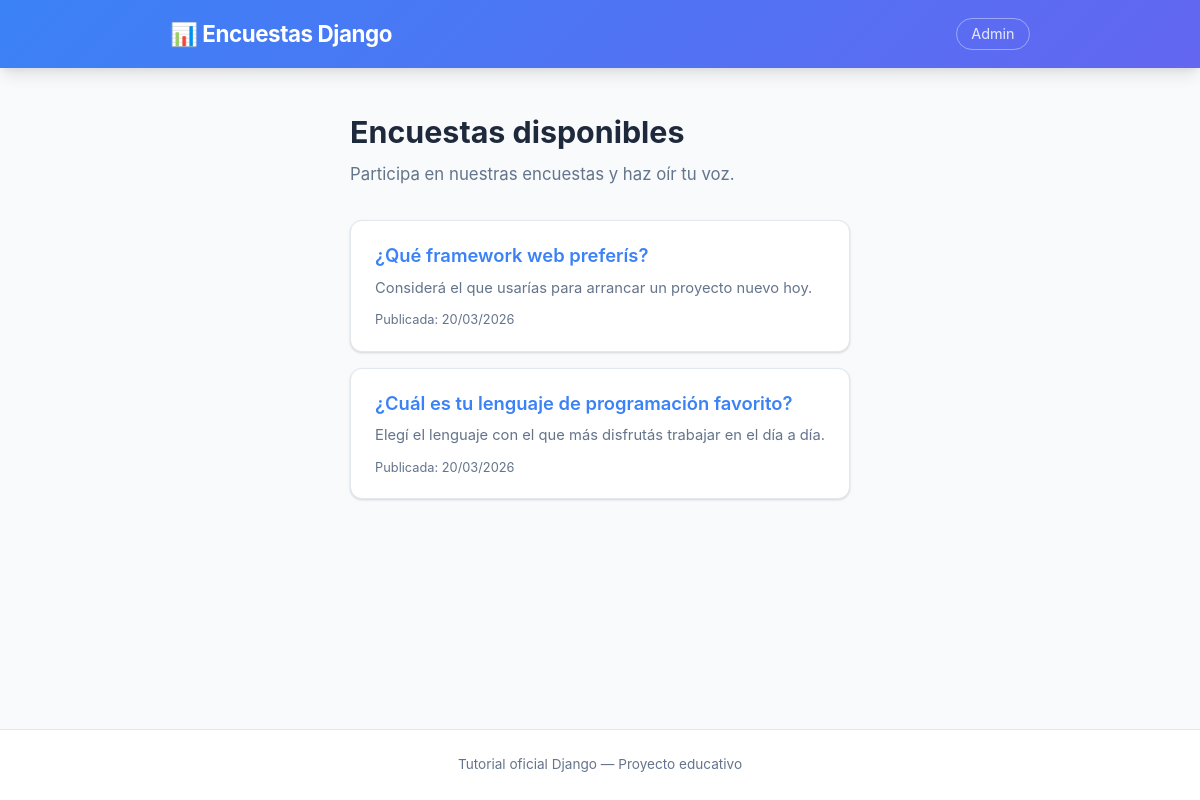
/polls/, run on an earlier commit of the app's database.
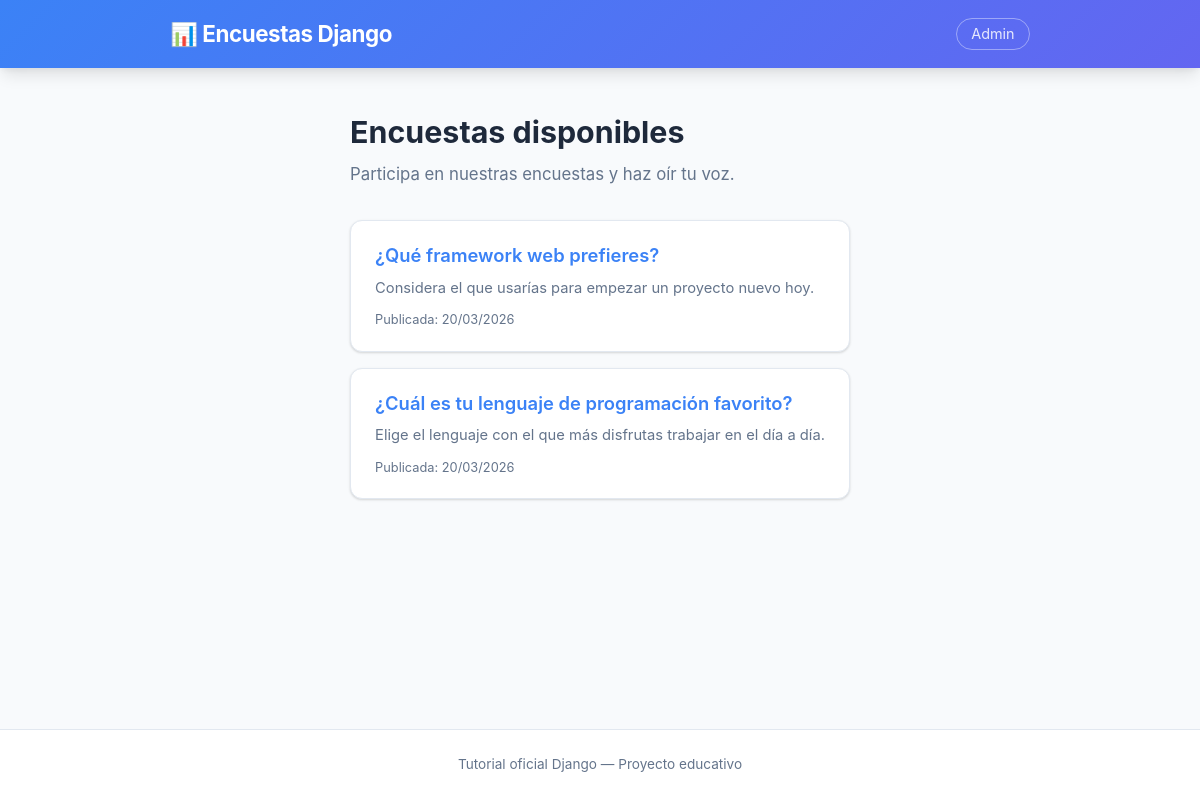
And on a later commit of the database.
### polls/models.py (models this page shows, shortened)
class Question(models.Model):
    question_text = models.CharField(max_length=200, verbose_name="Pregunta")
    description = models.TextField(
        blank=True,
        default="",
        verbose_name="Descripción",
        help_text="Descripción opcional para dar más contexto a la encuesta.",
    )
    pub_date = models.DateTimeField("Fecha de publicación")
    def was_published_recently(self):
        now = timezone.now()
        return now - datetime.timedelta(days=1) <= self.pub_date <= now
    was_published_recently.admin_order_field = "pub_date"
    was_published_recently.boolean = True
    was_published_recently.short_description = "¿Publicada recientemente?"

### polls/views.py (the view)
# urls.py: path("", views.IndexView.as_view(), name="index"),
class IndexView(generic.ListView):
    template_name = "polls/index.html"
    context_object_name = "latest_question_list"
    def get_queryset(self):
        return Question.objects.filter(pub_date__lte=timezone.now()).order_by("-pub_date")[:5]

### polls/templates/polls/index.html (shortened to what this page needs)
{% extends "polls/base.html" %}
{% block content %}
<div class="page-header">
    <h1>Encuestas disponibles</h1>
    <p class="subtitle">Participa en nuestras encuestas y haz oír tu voz.</p>
</div>
{% if latest_question_list %}
    <ul class="question-list">
        {% for question in latest_question_list %}
        <li class="question-card">
            <a href="{% url 'polls:detail' question.id %}" class="question-link">
                {{ question.question_text }}
            </a>
            {% if question.description %}
                <p class="question-description">{{ question.description }}</p>
            {% endif %}
            <span class="question-date">Publicada: {{ question.pub_date|date:"d/m/Y" }}</span>
        </li>
        {% endfor %}
    </ul>
{% else %}
    <div class="empty-state">
        <p>No hay encuestas disponibles por el momento.</p>
    </div>
{% endif %}
{% endblock %}

### polls/templates/polls/base.html (shortened to what this page needs)
{% load static %}
<!DOCTYPE html>
<html lang="es">
<head>
    <link rel="stylesheet" href="{% static 'polls/style.css' %}">
</head>
<body>
    <header class="site-header">
        <div class="header-inner">
            <a href="{% url 'polls:index' %}" class="site-title">📊 Encuestas Django</a>
            <nav>
                <a href="/admin/" class="nav-link">Admin</a>
            </nav>
        </div>
    </header>
    <main class="container">
        {% block content %}{% endblock %}
    </main>
    <footer class="site-footer">
        <p>Tutorial oficial Django &mdash; Proyecto educativo</p>
    </footer>
</body>
</html>

### polls/static/polls/style.css (style rules this page uses)
:root { --primary: #3b82f6; --primary-dark:#1d4ed8; --accent: #6366f1; --bg: #f8fafc; --surface: #ffffff; --border: #e2e8f0; --text: #1e293b; --text-muted: #64748b; --success: #22c55e; --error: #ef4444; --radius: 0.75rem; --shadow: 0 1px 3px rgba(0,0,0,.1), 0 1px 2px rgba(0,0,0,.06); --shadow-lg: 0 10px 15px -3px rgba(0,0,0,.1), 0 4px 6px -2px rgba(0,0,0,.05); }
*, *::before, *::after { box-sizing: border-box; margin: 0; padding: 0; }
body { font-family: -apple-system, BlinkMacSystemFont, "Segoe UI", Roboto, "Helvetica Neue", Arial, sans-serif; background: var(--bg); color: var(--text); line-height: 1.6; min-height: 100vh; display: flex; flex-direction: column; }
.site-header { background: linear-gradient(135deg, var(--primary) 0%, var(--accent) 100%); color: #fff; padding: 1rem 1.5rem; box-shadow: var(--shadow-lg); position: sticky; top: 0; z-index: 100; }
.header-inner { max-width: 860px; margin: 0 auto; display: flex; align-items: center; justify-content: space-between; }
.site-title { font-size: 1.4rem; font-weight: 700; color: #fff; text-decoration: none; letter-spacing: -0.02em; }
.nav-link { color: rgba(255,255,255,.85); text-decoration: none; font-size: 0.9rem; padding: 0.4rem 0.9rem; border: 1px solid rgba(255,255,255,.4); border-radius: 999px; transition: background 0.2s, color 0.2s; }
.container { max-width: 860px; margin: 2.5rem auto; padding: 0 1.25rem; flex: 1; }
.page-header { margin-bottom: 2rem; }
.page-header h1 { font-size: 1.9rem; font-weight: 700; color: var(--text); margin-bottom: 0.3rem; }
.subtitle { color: var(--text-muted); font-size: 1.05rem; }
.question-list { list-style: none; display: flex; flex-direction: column; gap: 1rem; }
.question-card { background: var(--surface); border: 1px solid var(--border); border-radius: var(--radius); padding: 1.25rem 1.5rem; box-shadow: var(--shadow); transition: box-shadow 0.2s, transform 0.15s; display: flex; flex-direction: column; gap: 0.4rem; }
.question-link { font-size: 1.15rem; font-weight: 600; color: var(--primary); text-decoration: none; transition: color 0.15s; }
.question-description { color: var(--text-muted); font-size: 0.92rem; }
.question-date { font-size: 0.8rem; color: var(--text-muted); margin-top: 0.2rem; }
.site-footer { text-align: center; padding: 1.5rem; background: var(--surface); border-top: 1px solid var(--border); color: var(--text-muted); font-size: 0.85rem; margin-top: auto; }

What changed in the data, as far as the page shows it:
changed Question: question_text "¿Qué framework web preferís?" → "¿Qué framework web prefieres?"; description "Considerá el que usarías para arrancar un proyecto nuevo hoy." → "Considera el que usarías para empezar un proyecto nuevo hoy."
changed Question "¿Cuál es tu lenguaje de programación favorito?": description "Elegí el lenguaje con el que más disfrutás trabajar en el día a día." → "Elige el lenguaje con el que más disfrutas trabajar en el día a día."
